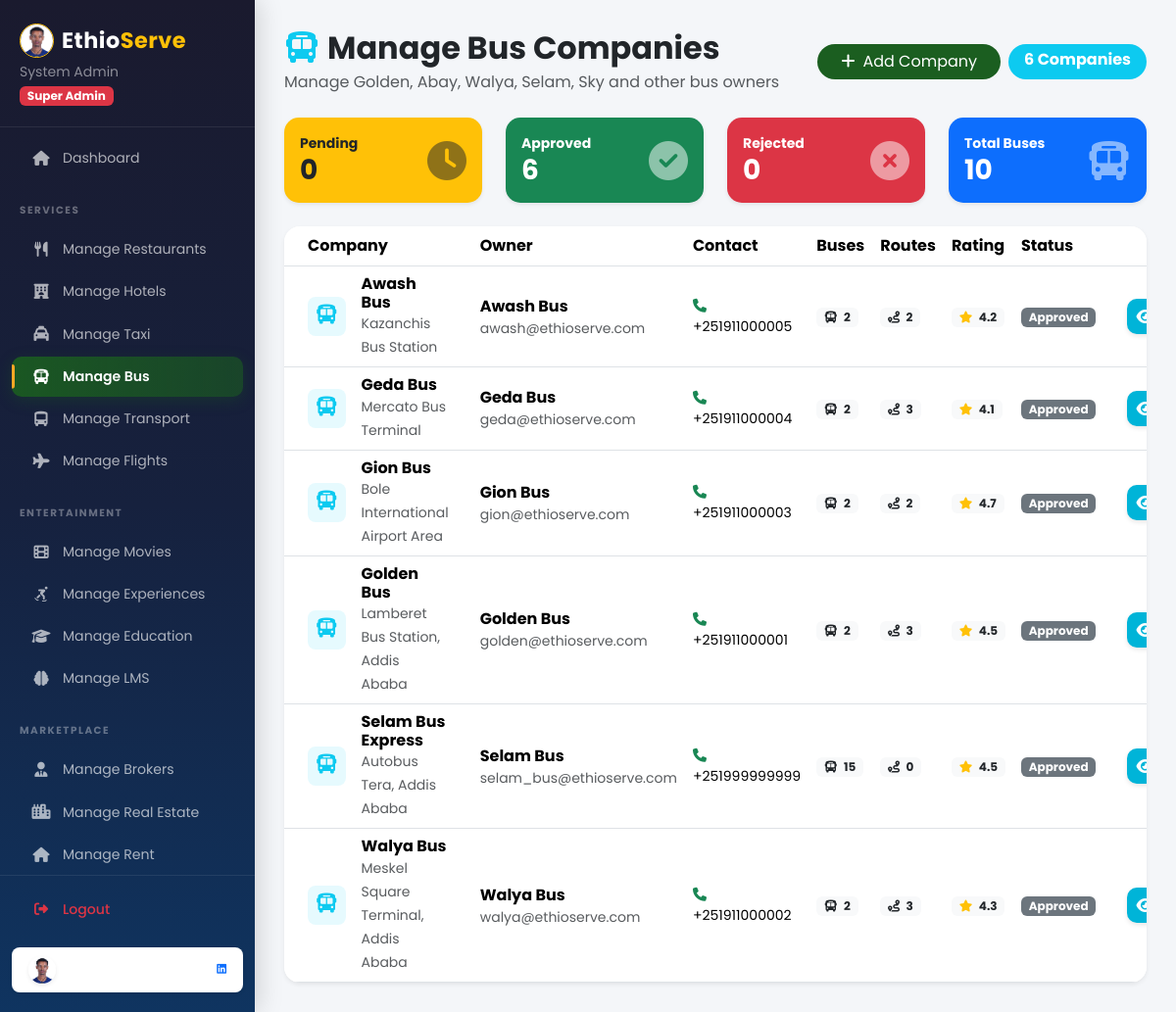
/admin/manage_bus.php (signed in), run on the app's committed database.
### tables this page shows
CREATE TABLE `transport_companies` (
  `id` int(11) NOT NULL AUTO_INCREMENT,
  `user_id` int(11) DEFAULT NULL,
  `company_name` varchar(100) NOT NULL,
  `description` text DEFAULT NULL,
  `logo_url` varchar(255) DEFAULT NULL,
  `phone` varchar(20) DEFAULT NULL,
  `email` varchar(100) DEFAULT NULL,
  `address` varchar(255) DEFAULT NULL,
  `rating` decimal(2,1) DEFAULT 0.0,
  `total_buses` int(11) DEFAULT 0,
  `status` enum('pending','approved','rejected') DEFAULT 'pending',
  `created_at` timestamp NOT NULL DEFAULT current_timestamp(),
  PRIMARY KEY (`id`),
  KEY `user_id` (`user_id`),
  CONSTRAINT `transport_companies_ibfk_1` FOREIGN KEY (`user_id`) REFERENCES `users` (`id`) ON DELETE CASCADE
);

CREATE TABLE `users` (
  `id` int(11) NOT NULL AUTO_INCREMENT,
  `username` varchar(50) NOT NULL,
  `password` varchar(255) NOT NULL,
  `email` varchar(100) NOT NULL,
  `full_name` varchar(100) DEFAULT NULL,
  `phone` varchar(20) DEFAULT NULL,
  `role` enum('admin','hotel','broker','transport','customer','restaurant','taxi','student','doctor','employer','dating','home_pro') DEFAULT 'customer',
  `grade` int(11) DEFAULT 0,
  `profile_photo` varchar(255) DEFAULT NULL,
  `created_at` timestamp NOT NULL DEFAULT current_timestamp(),
  PRIMARY KEY (`id`),
  UNIQUE KEY `username` (`username`),
  UNIQUE KEY `email` (`email`)
);

### admin/manage_bus.php (the view, shortened to what this page needs)
<?php
require_once '../includes/functions.php';
require_once '../includes/db.php';
$items = [];
try {
    $stmt = $pdo->query("SELECT tc.*, u.full_name as owner_name, u.email as owner_email, u.phone as owner_phone
                         FROM transport_companies tc
                         JOIN users u ON tc.user_id = u.id
                         ORDER BY CASE WHEN tc.status = 'pending' THEN 1 WHEN tc.status = 'approved' THEN 2 ELSE 3 END, tc.company_name");
    $items = $stmt->fetchAll();
} catch (Exception $e) {
}
$pending = count(array_filter($items, fn($i) => $i['status'] === 'pending'));
$approved = count(array_filter($items, fn($i) => $i['status'] === 'approved'));
$rejected = count(array_filter($items, fn($i) => $i['status'] === 'rejected'));
$bus_counts = [];
try {
    $stmt = $pdo->query("SELECT company_id, COUNT(*) as cnt FROM buses GROUP BY company_id");
    while ($row = $stmt->fetch()) {
        $bus_counts[$row['company_id']] = $row['cnt'];
    }
} catch (Exception $e) {
}
$route_counts = [];
try {
    $stmt = $pdo->query("SELECT company_id, COUNT(*) as cnt FROM routes GROUP BY company_id");
    while ($row = $stmt->fetch()) {
        $route_counts[$row['company_id']] = $row['cnt'];
    }
} catch (Exception $e) {
}
?>
<!DOCTYPE html>
<html lang="en">
<head>
    <link href="https://cdn.jsdelivr.net/npm/bootstrap@5.3.2/dist/css/bootstrap.min.css" rel="stylesheet">
    <link rel="stylesheet" href="https://cdnjs.cloudflare.com/ajax/libs/font-awesome/6.4.2/css/all.min.css">
    <link rel="stylesheet" href="../assets/css/style.css">
</head>
<body>
    <div class="dashboard-wrapper">
        <?php include('../includes/sidebar_admin.php'); ?>
        <div class="main-content">
            <div class="d-flex justify-content-between align-items-center mb-4">
                <div>
                    <h2 class="fw-bold mb-1"><i class="fas fa-bus text-info me-2"></i>Manage Bus Companies</h2>
                    <p class="text-muted mb-0">Manage Golden, Abay, Walya, Selam, Sky and other bus owners</p>
                </div>
                <div class="d-flex gap-2">
                    <a href="add_bus.php" class="btn btn-primary-green rounded-pill px-4">
                        <i class="fas fa-plus me-2"></i>Add Company
                    </a>
                    <span class="badge bg-info fs-6 rounded-pill px-3 py-2">
                        <?php echo count($items); ?> Companies
                    </span>
                </div>
            </div>
            <div class="row g-4 mb-4">
                <div class="col-md-3">
                    <div class="card stat-card border-0 shadow-sm p-3 bg-warning text-dark">
                        <div class="d-flex justify-content-between align-items-center">
                            <div>
                                <p class="mb-0 small fw-bold">Pending</p>
                                <h3 class="fw-bold mb-0">
                                    <?php echo $pending; ?>
                                </h3>
                            </div>
                            <i class="fas fa-clock fs-1 opacity-50"></i>
                        </div>
                    </div>
                </div>
                <div class="col-md-3">
                    <div class="card stat-card border-0 shadow-sm p-3 bg-success text-white">
                        <div class="d-flex justify-content-between align-items-center">
                            <div>
                                <p class="mb-0 small fw-bold">Approved</p>
                                <h3 class="fw-bold mb-0">
                                    <?php echo $approved; ?>
                                </h3>
                            </div>
                            <i class="fas fa-check-circle fs-1 opacity-50"></i>
                        </div>
                    </div>
                </div>
                <div class="col-md-3">
                    <div class="card stat-card border-0 shadow-sm p-3 bg-danger text-white">
                        <div class="d-flex justify-content-between align-items-center">
                            <div>
                                <p class="mb-0 small fw-bold">Rejected</p>
                                <h3 class="fw-bold mb-0">
                                    <?php echo $rejected; ?>
                                </h3>
                            </div>
                            <i class="fas fa-times-circle fs-1 opacity-50"></i>
                        </div>
                    </div>
                </div>
                <div class="col-md-3">
                    <div class="card stat-card border-0 shadow-sm p-3 bg-primary text-white">
                        <div class="d-flex justify-content-between align-items-center">
                            <div>
                                <p class="mb-0 small fw-bold">Total Buses</p>
                                <h3 class="fw-bold mb-0">
                                    <?php echo array_sum($bus_counts); ?>
                                </h3>
                            </div>
                            <i class="fas fa-bus fs-1 opacity-50"></i>
                        </div>
                    </div>
                </div>
            </div>
            <div class="card border-0 shadow-sm rounded-4 overflow-hidden">
                <div class="table-responsive">
                    <table class="table table-hover align-middle mb-0">
                        <thead class="bg-light">
                            <tr>
                                <th class="px-4">Company</th>
                                <th>Owner</th>
                                <th>Contact</th>
                                <th>Buses</th>
                                <th>Routes</th>
                                <th>Rating</th>
                                <th>Status</th>
                                <th class="text-end px-4">Actions</th>
                            </tr>
                        </thead>
                        <tbody>
                            <?php if (empty($items)): ?>
                                <tr>
                                    <td colspan="8" class="text-center py-5 text-muted">
                                        <i class="fas fa-bus fs-1 mb-3 d-block"></i>
                                        No bus companies registered yet
                                    </td>
                                </tr>
                            <?php else: ?>
                                <?php foreach ($items as $item): ?>
                                    <tr>
                                        <td class="px-4">
                                            <div class="d-flex align-items-center gap-3">
                                                <div class="bg-info bg-opacity-10 p-2 rounded-3">
                                                    <i class="fas fa-bus text-info fs-5"></i>
                                                </div>
                                                <div>
                                                    <h6 class="mb-0 fw-bold">
                                                        <?php echo htmlspecialchars($item['company_name']); ?>
                                                    </h6>
                                                    <span class="text-muted small">
                                                        <?php echo htmlspecialchars($item['address'] ?? ''); ?>
                                                    </span>
                                                </div>
                                            </div>
                                        </td>
                                        <td>
                                            <div class="fw-bold">
                                                <?php echo htmlspecialchars($item['owner_name']); ?>
                                            </div>
                                            <div class="text-muted small">
                                                <?php echo htmlspecialchars($item['owner_email']); ?>
                                            </div>
                                        </td>
                                        <td>
                                            <div class="small"><i class="fas fa-phone text-success me-1"></i>
                                                <?php echo htmlspecialchars($item['phone'] ?? 'N/A'); ?>
                                            </div>
                                        </td>
                                        <td>
                                            <span class="badge bg-light text-dark"><i class="fas fa-bus me-1"></i>
                                                <?php echo $bus_counts[$item['id']] ?? $item['total_buses'] ?? 0; ?>
                                            </span>
                                        </td>
                                        <td>
                                            <span class="badge bg-light text-dark"><i class="fas fa-route me-1"></i>
                                                <?php echo $route_counts[$item['id']] ?? 0; ?>
                                            </span>
                                        </td>
                                        <td>
                                            <span class="badge bg-light text-dark">
                                                <i class="fas fa-star text-warning me-1"></i>
                                                <?php echo number_format($item['rating'] ?? 0, 1); ?>
                                            </span>
                                        </td>
                                        <td>
                                            <?php echo getStatusBadge($item['status']); ?>
                                        </td>
                                        <td class="text-end px-4">
                                            <?php if ($item['status'] === 'pending'): ?>
                                                <form method="POST" class="d-inline">
                                                    <?php echo csrfField(); ?>
                                                    <input type="hidden" name="item_id" value="<?php echo $item['id']; ?>">
                                                    <input type="hidden" name="update_status" value="1">
                                                    <button type="submit" name="status" value="approved"
                                                        class="btn btn-sm btn-success rounded-pill px-3 me-1"><i
                                                            class="fas fa-check"></i></button>
                                                    <button type="submit" name="status" value="rejected"
                                                        class="btn btn-sm btn-outline-danger rounded-pill px-3"><i
                                                            class="fas fa-times"></i></button>
                                                </form>
                                            <?php else: ?>
                                                <div class="d-flex gap-2">
                                                    <a href="view_bus.php?id=<?php echo $item['id']; ?>"
                                                        class="btn btn-sm btn-view-vivid btn-action" title="Full Page View">
                                                        <i class="fas fa-eye"></i>
                                                    </a>
                                                </div>
                                            <?php endif; ?>
                                        </td>
                                    </tr>
                                <?php endforeach; ?>
                            <?php endif; ?>
                        </tbody>
                    </table>
                </div>
            </div>
        </div>
    </div>
</body>
</html>

### includes/functions.php (shortened to what this page needs)
<?php
function getStatusBadge($status)
{
    $badges = [
        'pending' => '<span class="badge bg-warning text-dark">Pending</span>',
        'approved' => '<span class="badge bg-success">Approved</span>',
        'rejected' => '<span class="badge bg-danger">Rejected</span>',
        'cancelled' => '<span class="badge bg-danger">Cancelled</span>',
        'preparing' => '<span class="badge bg-info">Preparing</span>',
        'ready' => '<span class="badge bg-primary">Ready</span>',
        'on_delivery' => '<span class="badge bg-primary">On Delivery</span>',
        'delivered' => '<span class="badge bg-success">Delivered</span>',
        'paid' => '<span class="badge bg-success">Paid</span>',
        'failed' => '<span class="badge bg-danger">Failed</span>',
        'requested' => '<span class="badge bg-warning text-dark">Requested</span>',
        'accepted' => '<span class="badge bg-info">Accepted</span>',
        'in_progress' => '<span class="badge bg-primary">In Progress</span>',
        'completed' => '<span class="badge bg-success">Completed</span>',
        'available' => '<span class="badge bg-success">Available</span>',
        'taken' => '<span class="badge bg-secondary">Taken</span>',
        'active' => '<span class="badge bg-success">Active</span>',
        'inactive' => '<span class="badge bg-secondary">Inactive</span>',
        'showing' => '<span class="badge bg-info">Now Showing</span>',
        'upcoming' => '<span class="badge bg-warning text-dark">Upcoming</span>',
        'ended' => '<span class="badge bg-secondary">Ended</span>',
        'confirmed' => '<span class="badge bg-success">Confirmed</span>'
    ];
    return $badges[$status] ?? '<span class="badge bg-secondary">' . ucfirst($status) . '</span>';
}

### data on the page
transport_companies: company_name "Awash Bus", address "Kazanchis Bus Station", user.full_name "Awash Bus", user.email "awash@ethioserve.com", phone "+251911000005", id "2", rating "4.2", status "Approved"
transport_companies: company_name "Geda Bus", address "Mercato Bus Terminal", user.full_name "Geda Bus", user.email "geda@ethioserve.com", phone "+251911000004", id "2", id "3", rating "4.1", status "Approved"
transport_companies: company_name "Gion Bus", address "Bole International Airport Area", user.full_name "Gion Bus", user.email "gion@ethioserve.com", phone "+251911000003", id "2", rating "4.7", status "Approved"
transport_companies: company_name "Golden Bus", address "Lamberet Bus Station, Addis Ababa", user.full_name "Golden Bus", user.email "golden@ethioserve.com", phone "+251911000001", id "2", id "3", rating "4.5", status "Approved"
transport_companies: company_name "Selam Bus Express", address "Autobus Tera, Addis Ababa", user.full_name "Selam Bus", user.email "selam_bus@ethioserve.com", phone "+251999999999", total_buses "15", id "0", rating "4.5", status "Approved"
transport_companies: company_name "Walya Bus", address "Meskel Square Terminal, Addis Ababa", user.full_name "Walya Bus", user.email "walya@ethioserve.com", phone "+251911000002", id "2", id "3", rating "4.3", status "Approved"

### other printed values
$_SESSION['full_name'] "System Admin"
count($items) "6"
$pending "0"
$approved "6"
$rejected "0"
array_sum($bus_counts) "10"
